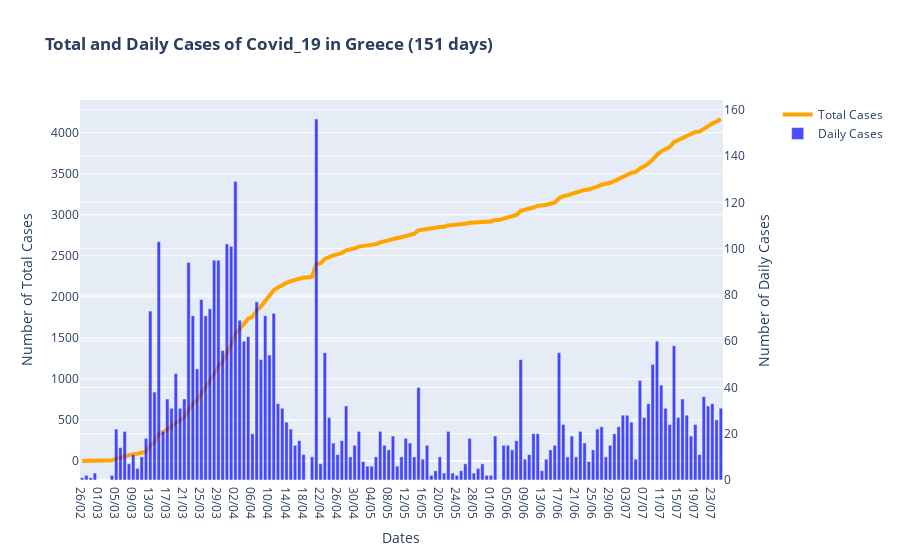

Notebook code cell kept with this figure:
### Code cell
# Figure with secondary y-axis
fig = make_subplots(specs=[[{"secondary_y": True}]])

# Traces - Bars and line
fig.add_trace(
    go.Scatter(x=df.index, y=df['Total Cases'], name='Total Cases', line_width=4, line_color='orange'),
    secondary_y=False,
)

fig.add_trace(
    go.Bar(x=df.index, y=df['Daily Cases'], name='Daily Cases', marker_color='blue', opacity = 0.7),
    secondary_y=True,
)

# Figure Title
fig.update_layout(
    title_text='<b>Total and Daily Cases of Covid_19 in Greece ('+str(len(df['Total Cases']))+' days)</b>'
)

# x-axis and y-axes titles
fig.update_xaxes(title_text='Dates')
fig.update_yaxes(title_text='Number of Total Cases', secondary_y=False)
fig.update_yaxes(title_text='Number of Daily Cases', secondary_y=True)

fig.update_layout(hovermode='x unified')

fig.show()

### Figure 1 — Plotly figure (JSON) as saved in the notebook; plotly's stock layout.template omitted (floating-point values rounded to 4 significant figures; data arrays with more than 128 entries replaced by an {"elided": "..."} marker saying what was removed)
{"data": [{"line": {"color": "orange", "width": 4}, "name": "Total Cases", "type": "scatter", "x": {"elided": "151 str values"}, "xaxis": "x", "y": {"elided": "151 int values"}, "yaxis": "y"}, {"marker": {"color": "blue"}, "name": "Daily Cases", "opacity": 0.7, "type": "bar", "x": {"elided": "151 str values"}, "xaxis": "x", "y": {"elided": "151 int values"}, "yaxis": "y2"}], "layout": {"hovermode": "x unified", "title": {"text": "<b>Total and Daily Cases of Covid_19 in Greece (151 days)</b>"}, "xaxis": {"anchor": "y", "domain": [0, 0.94], "title": {"text": "Dates"}}, "yaxis": {"anchor": "x", "domain": [0, 1], "title": {"text": "Number of Total Cases"}}, "yaxis2": {"anchor": "x", "overlaying": "y", "side": "right", "title": {"text": "Number of Daily Cases"}}}}
